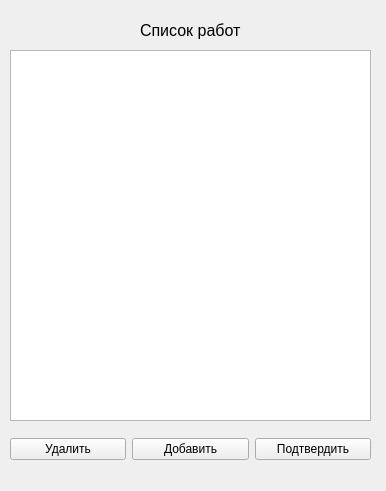
<?xml version="1.0" encoding="UTF-8"?>
<ui version="4.0">
 <class>TableListWorks</class>
 <widget class="QWidget" name="TableListWorks">
  <property name="geometry">
   <rect>
    <x>0</x>
    <y>0</y>
    <width>386</width>
    <height>491</height>
   </rect>
  </property>
  <property name="windowTitle">
   <string>Form</string>
  </property>
  <widget class="QWidget" name="gridLayoutWidget">
   <property name="geometry">
    <rect>
     <x>10</x>
     <y>429</y>
     <width>361</width>
     <height>41</height>
    </rect>
   </property>
   <layout class="QGridLayout" name="gridLayout">
    <item row="0" column="0">
     <widget class="QPushButton" name="pushButton">
      <property name="text">
       <string>Удалить</string>
      </property>
     </widget>
    </item>
    <item row="0" column="1">
     <widget class="QPushButton" name="pushButton_2">
      <property name="text">
       <string>Добавить</string>
      </property>
     </widget>
    </item>
    <item row="0" column="2">
     <widget class="QPushButton" name="pushButton_3">
      <property name="text">
       <string>Подтвердить</string>
      </property>
     </widget>
    </item>
   </layout>
  </widget>
  <widget class="QLabel" name="label">
   <property name="geometry">
    <rect>
     <x>140</x>
     <y>20</y>
     <width>121</width>
     <height>21</height>
    </rect>
   </property>
   <property name="font">
    <font>
     <pointsize>12</pointsize>
    </font>
   </property>
   <property name="text">
    <string>Список работ</string>
   </property>
  </widget>
  <widget class="QWidget" name="verticalLayoutWidget">
   <property name="geometry">
    <rect>
     <x>10</x>
     <y>50</y>
     <width>361</width>
     <height>371</height>
    </rect>
   </property>
   <layout class="QVBoxLayout" name="verticalLayout">
    <item>
     <widget class="QTableView" name="tableView"/>
    </item>
   </layout>
  </widget>
 </widget>
 <resources/>
 <connections/>
</ui>
